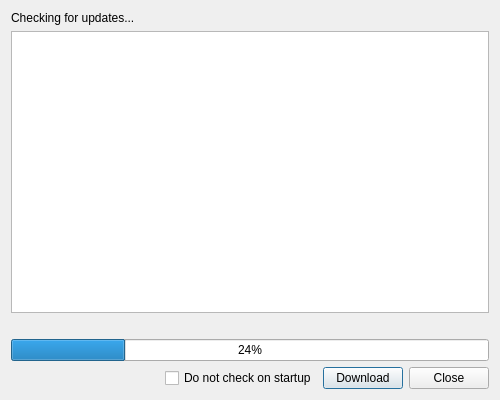
<?xml version="1.0" encoding="UTF-8"?>
<ui version="4.0">
 <class>Dialog</class>
 <widget class="QDialog" name="Dialog">
  <property name="geometry">
   <rect>
    <x>0</x>
    <y>0</y>
    <width>500</width>
    <height>400</height>
   </rect>
  </property>
  <property name="sizePolicy">
   <sizepolicy hsizetype="Expanding" vsizetype="Expanding">
    <horstretch>0</horstretch>
    <verstretch>0</verstretch>
   </sizepolicy>
  </property>
  <property name="windowTitle">
   <string>Dialog</string>
  </property>
  <property name="sizeGripEnabled">
   <bool>false</bool>
  </property>
  <layout class="QVBoxLayout" name="verticalLayout">
   <item>
    <widget class="QLabel" name="checkLabel">
     <property name="sizePolicy">
      <sizepolicy hsizetype="Fixed" vsizetype="Fixed">
       <horstretch>0</horstretch>
       <verstretch>0</verstretch>
      </sizepolicy>
     </property>
     <property name="text">
      <string>Checking for updates...</string>
     </property>
    </widget>
   </item>
   <item>
    <widget class="QTextEdit" name="changelogBrowser">
     <property name="readOnly">
      <bool>true</bool>
     </property>
     <property name="html">
      <string>&lt;!DOCTYPE HTML PUBLIC &quot;-//W3C//DTD HTML 4.0//EN&quot; &quot;http://www.w3.org/TR/REC-html40/strict.dtd&quot;&gt;
&lt;html&gt;&lt;head&gt;&lt;meta name=&quot;qrichtext&quot; content=&quot;1&quot; /&gt;&lt;style type=&quot;text/css&quot;&gt;
p, li { white-space: pre-wrap; }
&lt;/style&gt;&lt;/head&gt;&lt;body style=&quot; font-family:'MS Shell Dlg 2'; font-size:8.25pt; font-weight:400; font-style:normal;&quot;&gt;
&lt;p style=&quot;-qt-paragraph-type:empty; margin-top:0px; margin-bottom:0px; margin-left:0px; margin-right:0px; -qt-block-indent:0; text-indent:0px;&quot;&gt;&lt;br /&gt;&lt;/p&gt;&lt;/body&gt;&lt;/html&gt;</string>
     </property>
     <property name="textInteractionFlags">
      <set>Qt::TextBrowserInteraction</set>
     </property>
    </widget>
   </item>
   <item>
    <widget class="QLabel" name="progressLabel">
     <property name="text">
      <string/>
     </property>
    </widget>
   </item>
   <item>
    <widget class="QProgressBar" name="progressBar">
     <property name="value">
      <number>24</number>
     </property>
    </widget>
   </item>
   <item>
    <layout class="QHBoxLayout" name="horizontalLayout">
     <property name="topMargin">
      <number>0</number>
     </property>
     <item>
      <spacer name="horizontalSpacer">
       <property name="orientation">
        <enum>Qt::Horizontal</enum>
       </property>
       <property name="sizeHint" stdset="0">
        <size>
         <width>40</width>
         <height>20</height>
        </size>
       </property>
      </spacer>
     </item>
     <item>
      <widget class="QCheckBox" name="checkOnStartupCheckBox">
       <property name="text">
        <string>Do not check on startup</string>
       </property>
      </widget>
     </item>
     <item>
      <widget class="QPushButton" name="downloadButton">
       <property name="text">
        <string>Download</string>
       </property>
      </widget>
     </item>
     <item>
      <widget class="QPushButton" name="closeButton">
       <property name="text">
        <string>Close</string>
       </property>
      </widget>
     </item>
    </layout>
   </item>
  </layout>
 </widget>
 <resources/>
 <connections/>
</ui>
